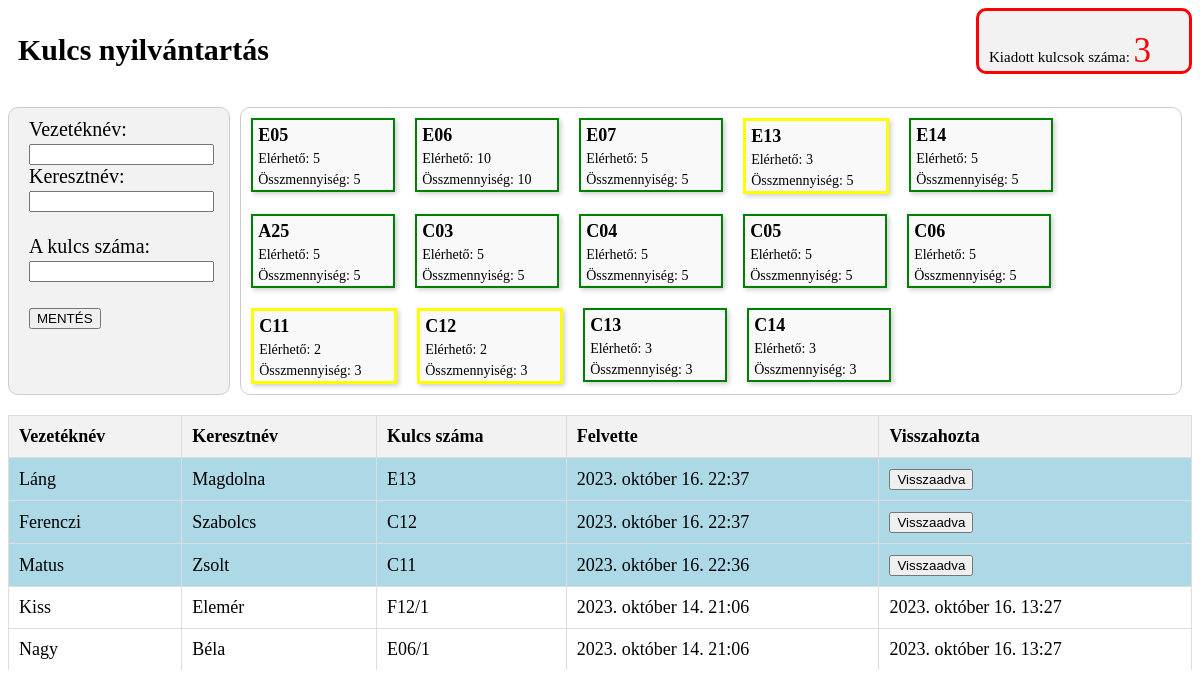
Before: / with the older database file.
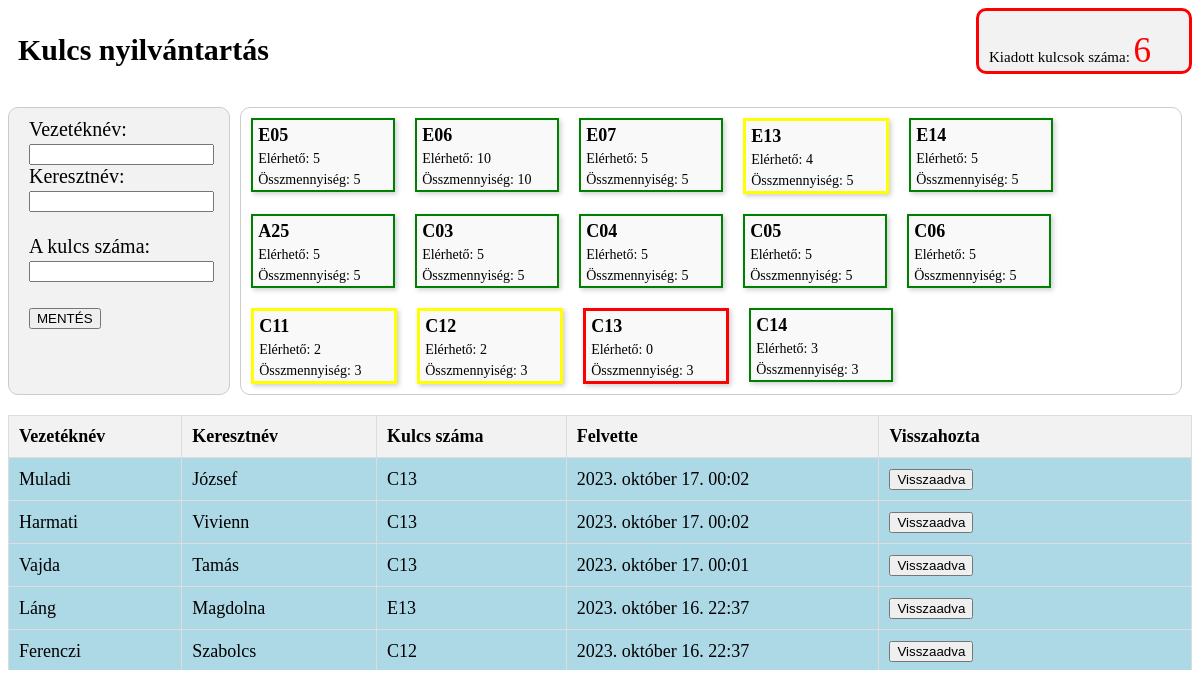
After: the same page with the newer database file.
### Kezdolap/models.py (models this page shows, shortened)
class Kulcs(models.Model):
    kulcs_szam = models.CharField(max_length=100, unique=True)
    mennyiseg = models.IntegerField(default=0)
    max_mennyiseg = models.IntegerField(default=100)  # A maximális mennyiség, amit ki lehet adni

class Nyilvantartas(models.Model):
    vezetek_nev = models.CharField(max_length=30)
    kereszt_nev = models.CharField(max_length=30)
    kulcs_szam = models.CharField(max_length=15)
    datum = models.DateTimeField(auto_now_add=True)
    visszaadva = models.DateTimeField(null=True, blank=True)

### _core/views.py (the view)
# urls.py: path('', views.kezdolap, name='kezdolap'),
def kezdolap(request):
    nyilvantartas = Nyilvantartas.objects.all().order_by('visszaadva', '-datum')  # rendezés a vissza nem adaottak alapján
    kiadott_kulcsok_szama = nyilvantartas.filter(visszaadva__isnull=True).count()
    elerheto_kulcsok = Kulcs.objects.all()
    return render(request, 'index.html', {
        "nyilvantartas": nyilvantartas,
        "kiadott_kulcsok_szama": kiadott_kulcsok_szama,
        "elerheto_kulcsok": elerheto_kulcsok,
    })

### templates/index.html (shortened to what this page needs)
<!DOCTYPE html>
<html lang="en">
<head>
    {% load static %}
    <link rel="stylesheet" type="text/css" href="{% static 'styles.css' %}">
</head>
<body>
<div class="elsosor-container">
    <div class="elso-sor-1div">
        <h1>Kulcs nyilvántartás</h1>
    </div>
    <div class="kiadott-kulcsok-szama-div{% if kiadott_kulcsok_szama > 0 %} piros-keret{% endif %}">
        <p>Kiadott kulcsok száma: <span class="{% if kiadott_kulcsok_szama > 0 %} piros-kiadott {% endif %}">{{ kiadott_kulcsok_szama }}</span></p>
    </div>
</div>
<div class="masodiksor-container">
    <div class="ujadat-div">
        <form method="post" action="{% url 'mentes' %}">
            <label for="vezetek_nev">Vezetéknév:</label>
            <br>
            <input type="text" id="vezetek_nev" name="vezetek_nev" required>
            <br>
            <label for="kereszt_nev">Keresztnév:</label>
            <br>
            <input type="text" id="kereszt_nev" name="kereszt_nev" required>
            <br><br>
            <label for="kulcs_szam">A kulcs száma:</label>
            <br>
            <input type="text" id="kulcs_szam" name="kulcs_szam" required>
            <br><br>
            <input type="submit" id="mentes" value="MENTÉS">
            <br>
            <br>
        </form>
    </div>
    <div class="masodik-kontener-2div-kulcsok">
    {% for kulcs in elerheto_kulcsok %}
        <div class="kulcs-kartya
            {% if kulcs.mennyiseg == kulcs.max_mennyiseg %}
                zold-keret
            {% elif kulcs.mennyiseg < kulcs.max_mennyiseg and kulcs.mennyiseg > 0 %}
                sarga-keret
            {% else %}
                piros-keret
            {% endif %}">
            <h2>{{ kulcs.kulcs_szam }}</h2>
            <p>Elérhető: {{ kulcs.mennyiseg }}</p>
            <p>Összmennyiség: {{ kulcs.max_mennyiseg }}</p>
        </div>
    {% endfor %}
</div>
</div>
<div class="table-container">
    <table>
        <thead>
        <tr>
            <th>Vezetéknév</th>
            <th>Keresztnév</th>
            <th>Kulcs száma</th>
            <th>Felvette</th>
            <th>Visszahozta</th>
        </tr>
        </thead>
        <tbody>
        {% for item in nyilvantartas %}
        <tr {% if item.visszaadva %} style="background-color: white;" {% else %} style="background-color: lightblue;" {% endif %}>
            <td>{{ item.vezetek_nev }}</td>
            <td>{{ item.kereszt_nev }}</td>
            <td>{{ item.kulcs_szam }}</td>
            <td>{{ item.datum }}</td>
            <td>
                {% if item.visszaadva %}
                    {{ item.visszaadva }}
                {% else %}
                    <a href="{% url 'visszaadva' item.pk %}"><input type="button" value="Visszaadva"></a>
                {% endif %}
            </td>
        </tr>
        {% endfor %}
        </tbody>
    </table>
</div>
</body>
</html>

### static/styles.css (style rules this page uses)
div { margin-bottom: 10px; }
.table-container { width: 100%; overflow: auto; max-height: 255px; }
table { border-collapse: collapse; width: 100%; max-height: 305px; font-size: 18px; }
th, td { border: 1px solid #ddd; padding: 10px; text-align: left; }
th { background-color: #f2f2f2; position: sticky; top: 0; z-index: 1; }
.elsosor-container { display: flex; justify-content: space-between; }
.elso-sor-1div { font-size: 15px; text-align: left; padding-left: 10px; padding-top: 5px; }
.kiadott-kulcsok-szama-div { background-color: #f2f2f2; border: 1px solid #ccc; border-radius: 10px; width: 200px; font-size: 15px; text-align: left; padding-left: 10px; padding-top: 5px; float: right; height: 55px; }
.piros-kiadott { font-size: 35px; color: red; }
.piros-keret { border: 2px solid red; }
.ujadat-div { background-color: #f2f2f2; border: 1px solid #ccc; border-radius: 10px; width: 250px; font-size: 20px; text-align: left; padding-left: 20px; padding-top: 10px; }
.masodiksor-container { display: flex; justify-content: space-between; margin-right: 10px; }
.masodik-kontener-2div-kulcsok { border: 1px solid #ccc; border-radius: 10px; width: 100%; margin-left: 10px; max-height: 290px; overflow-y: auto; display: flex; flex-wrap: wrap; }
.kulcs-kartya { border: 2px solid #ddd; padding: 5px; margin: 10px; background-color: #f9f9f9; box-shadow: 2px 2px 5px rgba(0, 0, 0, 0.2); width:130px; height:60px; }
.kulcs-kartya h2 { font-size: 18px; margin: 0; }
.kulcs-kartya p { font-size: 14px; margin: 5px 0; }
.zold-keret { border: 2px solid green; }
.sarga-keret { border: 3px solid yellow; }
.piros-keret { border: 3px solid red; }

Changed rows visible on the page:
no longer on this page (row unchanged): Nyilvantartas: vezetek_nev "Matus", kereszt_nev "Zsolt", kulcs_szam "C11", datum "2023. október 16. 22:36"
no longer on this page (row unchanged): Nyilvantartas: vezetek_nev "Kiss", kereszt_nev "Elemér", kulcs_szam "F12/1", datum "2023. október 14. 21:06", visszaadva "2023. október 16. 13:27"
no longer on this page (row unchanged): Nyilvantartas: vezetek_nev "Nagy", kereszt_nev "Béla", kulcs_szam "E06/1", datum "2023. október 14. 21:06", visszaadva "2023. október 16. 13:27"
changed Kulcs (number 4 of 14 on the later page): mennyiseg "3" → "4"
changed Kulcs (number 13 of 14 on the later page): mennyiseg "3" → "0"
added Nyilvantartas: vezetek_nev "Muladi", kereszt_nev "József", kulcs_szam "C13", datum "2023. október 17. 00:02"
added Nyilvantartas: vezetek_nev "Harmati", kereszt_nev "Vivienn", kulcs_szam "C13", datum "2023. október 17. 00:02"
added Nyilvantartas: vezetek_nev "Vajda", kereszt_nev "Tamás", kulcs_szam "C13", datum "2023. október 17. 00:01"
Other visible differences:
{{ kiadott_kulcsok_szama }}: "3" → "6"
